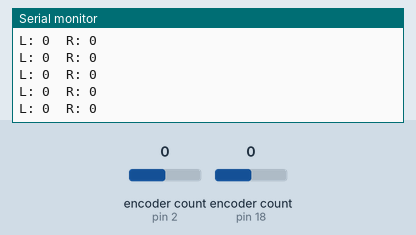
Simulated run of this sketch. Board: Arduino Mega 2560, built with avr-gcc and run on an emulated ATmega2560. On the bench: the last lines printed to the serial monitor. The test bench sets the inputs (shaded band); at power-on: encoder count (sensors on pin 2, pin 18) 0.

Above: at 1.7 s.
1.8 s: encoder count (sensor on pin 2) set to 1
At 1.81 s:
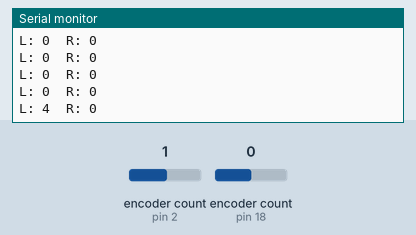
3.3 s: encoder count (sensor on pin 18) set to 1
At 3.32 s:
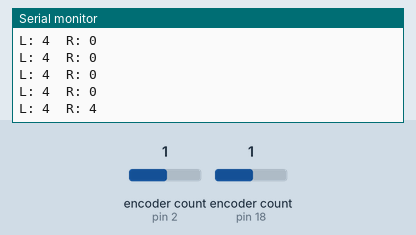
4.8 s: encoder count (sensor on pin 2) set to 2
At 4.83 s:
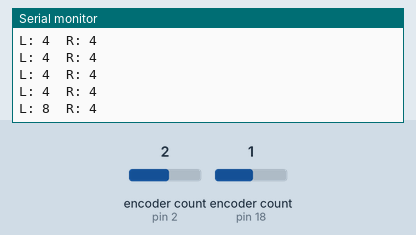
6.3 s: encoder count (sensor on pin 18) set to 2
At 6.33 s:
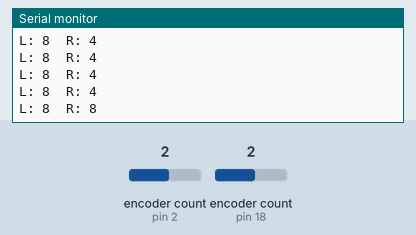
Timing chart, 0 to 8.8 s (numbered marks = the images above; inputs shaded):
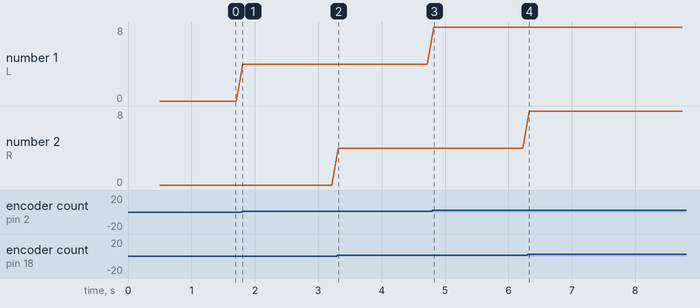

Measured:
- after the input at 1.8 s, the serial monitor: prints a new line at once (image 1)
- after the input at 3.3 s, the serial monitor: prints a new line at once (image 2)
- after the input at 4.8 s, the serial monitor: prints a new line at once (image 3)
- after the input at 6.3 s, the serial monitor: prints a new line at once (image 4)
- plotted number 1: 0 → 4 after the input at 1.8 s, 4 → 8 after the input at 4.8 s

The sketch:

EncoderTest.ino
```cpp
#define ENCODER_OPTIMIZE_INTERRUPTS
#include <Encoder.h>

// Arduino Mega 2560 interrupt pins
#define PIN_ENCODER_LEFT_0  2
#define PIN_ENCODER_LEFT_1  3
#define PIN_ENCODER_RIGHT_0 18
#define PIN_ENCODER_RIGHT_1 19

Encoder encoder_left(PIN_ENCODER_LEFT_0, PIN_ENCODER_LEFT_1);
Encoder encoder_right(PIN_ENCODER_RIGHT_0, PIN_ENCODER_RIGHT_1);

int32_t left_count = 0;
int32_t right_count = 0;

void setup()
{
    Serial.begin(115200);
    delay(500);
}

void loop()
{
    left_count = encoder_left.read();
    right_count = encoder_right.read();
    Serial.print("L: ");
    Serial.print(left_count);
    Serial.print("\tR: ");
    Serial.println(right_count);

    delay(100);
}
```
